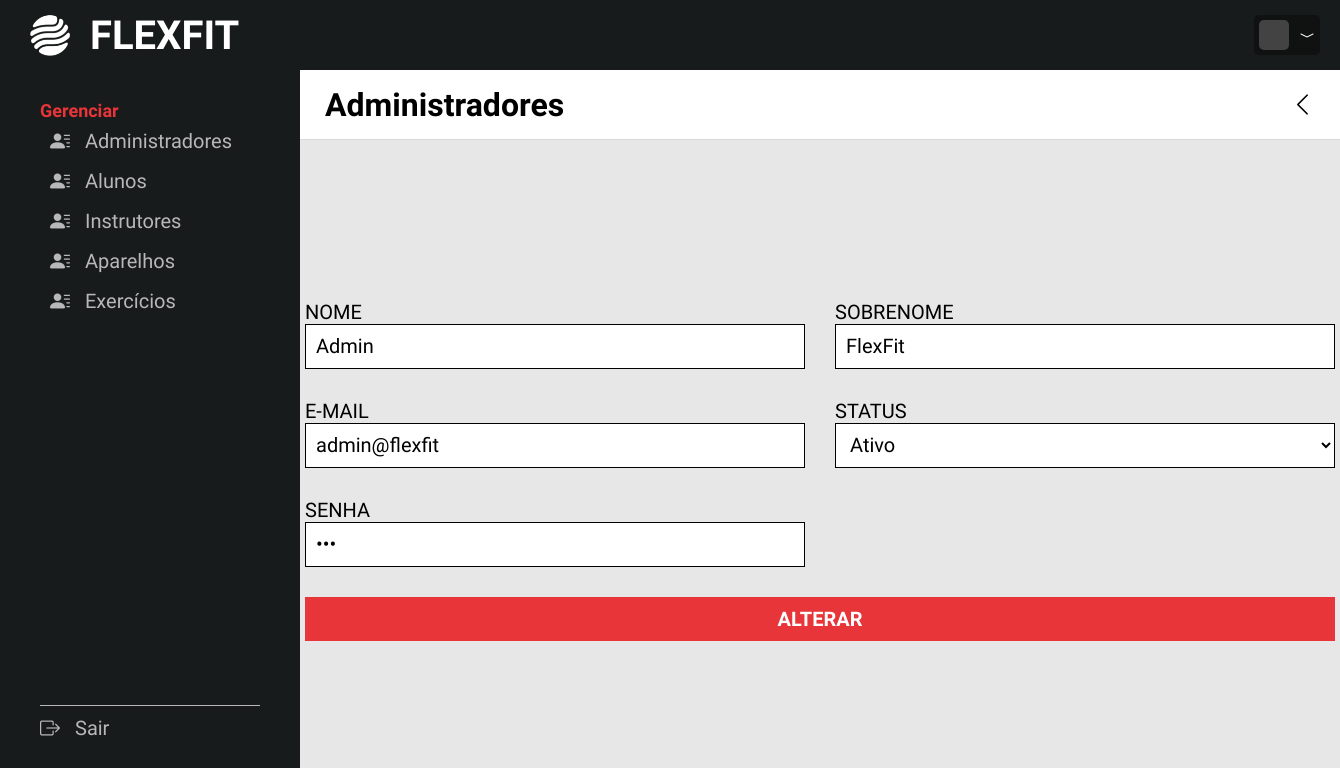
Page /adm/alteraadm.php?id=1 on the committed database.
### tables this page shows
CREATE TABLE administradores(
    adm_id INT NOT NULL AUTO_INCREMENT PRIMARY KEY,
    adm_nome VARCHAR(20) NOT NULL,
    adm_sobrenome VARCHAR(50) NOT NULL,
    adm_email VARCHAR(50) NOT NULL,
    adm_senha VARCHAR(30) NOT NULL,
    adm_status CHAR(1) NOT NULL
);

### adm/alteraadm.php (the view, shortened to what this page needs)
<?php
include ('backnav.php');
$id = $_GET['id'];
$sql = "SELECT * FROM administradores WHERE adm_id = $id;";
$return = mysqli_query($link, $sql);
while($tbl = mysqli_fetch_array($return)){
    $nome = $tbl['adm_nome'];
    $sobrenome = $tbl['adm_sobrenome'];
    $email = $tbl['adm_email'];
    $senha = $tbl['adm_senha'];
}
?>
<!DOCTYPE html>
<html lang="pt-br">
<head>
    <link rel="stylesheet" href="../css/style.css">
    <link rel="stylesheet" href="https://cdn.jsdelivr.net/npm/bootstrap-icons@1.11.3/font/bootstrap-icons.min.css">
</head>
<body>
    <main class="main-novo aluno">
        <header class="lista-header">
            <div class="right">
                <h3>Administradores</h3>
            </div>
            <div class="left">
                <a href="listaadm.php"><i class="bi bi-chevron-left"></i></a>
            </div>
        </header>
        <div class="cadastra-container">
            <form action="alteraadm.php" method="post" class="cadastra-form">
                <div class="input-box">
                    <label>Nome</label>
                    <input type="text" name="nome" value="<?=$nome?>" required>
                </div>
                <div class="input-box">
                    <label>Sobrenome</label>
                    <input type="text" name="sobrenome" value="<?=$sobrenome?>" required>
                </div>
                <div class="input-box">
                    <label>E-mail</label>
                    <input type="email" name="email" value="<?=$email?>" required>
                </div>
                <div class="input-box">
                    <label>Status</label>
                    <select name="status" required>
                        <option value="s">Ativo</option>
                    </select>
                </div>
                <div class="input-box">
                    <label>Senha</label>
                    <input type="password" name="senha" value="<?=$senha?>" required>
                </div>
                <button class="cadastrar-btn" type="submit" name="submit">Alterar</button>
            </form>
        </div>
    </main>
</body>
</html>

### css/style.css (style rules this page uses)
* { font-family: "Saira Condensed", sans-serif; margin: 0; padding: 0; text-decoration: none; box-sizing: border-box; list-style: none; scroll-behavior: smooth; }
body { background-color: #E8E7E8; }
.main-novo { width: calc(100% - 300px); height: calc(100vh - 70px); float: right; display: grid; grid-template-rows: 70px 1fr; }
.main-novo .lista-header { background-color: #FFF; padding: 0 25px; display: flex; align-items: center; justify-content: space-between; border-bottom: 1px solid #dbdad9; }
.main-novo .lista-header h3 { font-size: 32px; font-weight: 600; }
.main-novo .lista-header a { color: #000; }
.main-novo .lista-header i { font-size: 25px; }
.main-novo .cadastra-container { display: flex; justify-content: center; align-items: center; }
.main-novo .cadastra-container .cadastra-form { display: flex; flex-direction: column; align-items: center; gap: 30px; }
.main-novo .cadastra-container .cadastra-form .input-box { width: 500px; display: flex; flex-direction: column; font-size: 20px; text-transform: uppercase; }
.main-novo .cadastra-container .cadastra-form .input-box input { border: none; background-color: #FFF; border: 1px solid #000; border-radius: 0; height: 45px; padding: 10px; outline: none; font-size: 20px; }
.main-novo .cadastra-container .cadastra-form .input-box select { background-color: #FFF; border: 1px solid #000; height: 45px; padding: 0 10px; outline: none; font-size: 20px; }
.main-novo .cadastra-container .cadastra-form .cadastrar-btn { background-color: #E73539; border: none; font-size: 20px; width: 100%; font-weight: bold; text-transform: uppercase; padding: 10px 15px; color: #FFF; cursor: pointer; }
.main-novo.aluno .cadastra-container .cadastra-form { display: grid; grid-template-columns: 1fr 1fr; }
.main-novo.aluno .cadastra-container .cadastra-form .cadastrar-btn { grid-column: span 2; }

### rows in the picture
administradores: nome "Admin", sobrenome "FlexFit", email "admin@flexfit"
